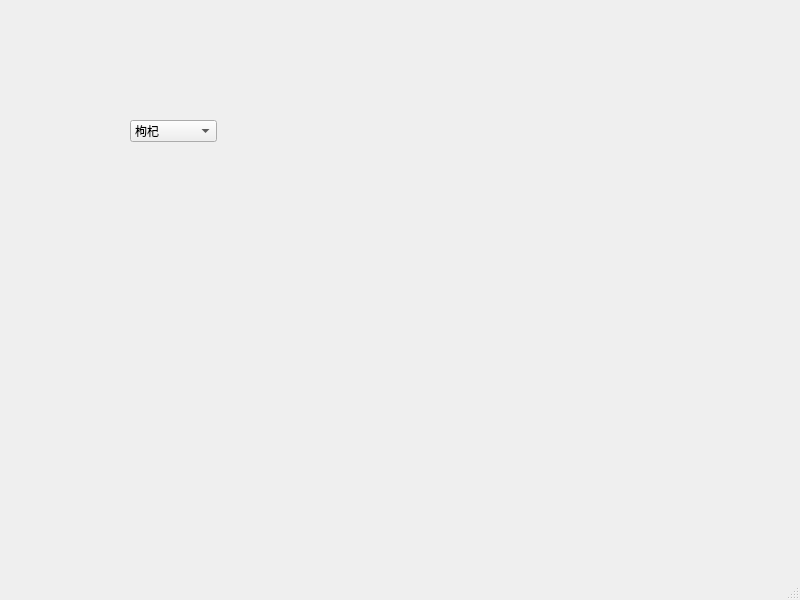
<?xml version="1.0" encoding="UTF-8"?>
<ui version="4.0">
 <class>MainWindow</class>
 <widget class="QMainWindow" name="MainWindow">
  <property name="geometry">
   <rect>
    <x>0</x>
    <y>0</y>
    <width>800</width>
    <height>600</height>
   </rect>
  </property>
  <property name="windowTitle">
   <string>MainWindow</string>
  </property>
  <widget class="QWidget" name="centralwidget">
   <widget class="QComboBox" name="comboBox">
    <property name="geometry">
     <rect>
      <x>130</x>
      <y>120</y>
      <width>87</width>
      <height>22</height>
     </rect>
    </property>
    <item>
     <property name="text">
      <string>枸杞</string>
     </property>
    </item>
    <item>
     <property name="text">
      <string>A</string>
     </property>
    </item>
   </widget>
  </widget>
  <widget class="QMenuBar" name="menubar">
   <property name="geometry">
    <rect>
     <x>0</x>
     <y>0</y>
     <width>800</width>
     <height>26</height>
    </rect>
   </property>
  </widget>
  <widget class="QStatusBar" name="statusbar"/>
 </widget>
 <resources/>
 <connections/>
</ui>
